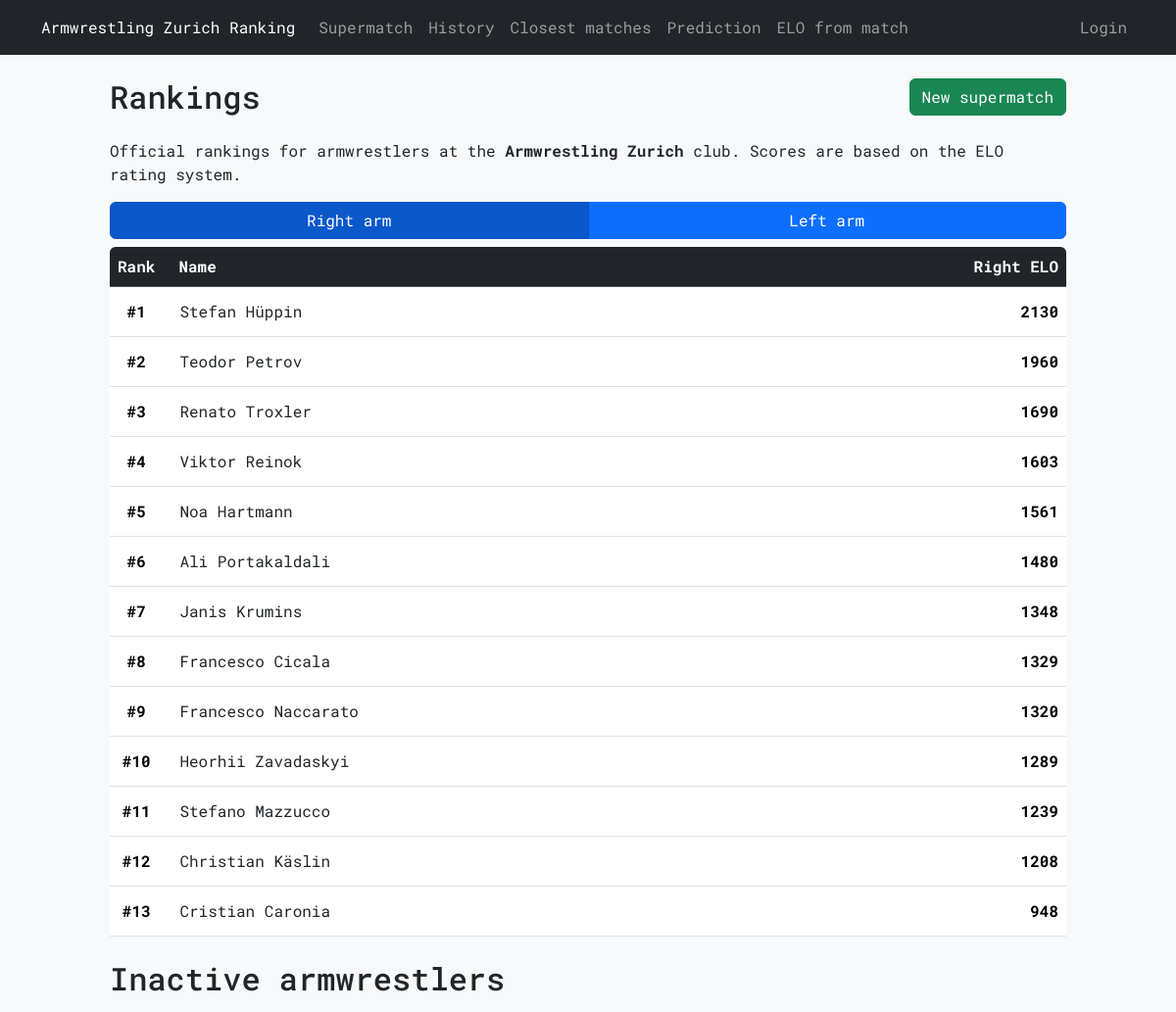
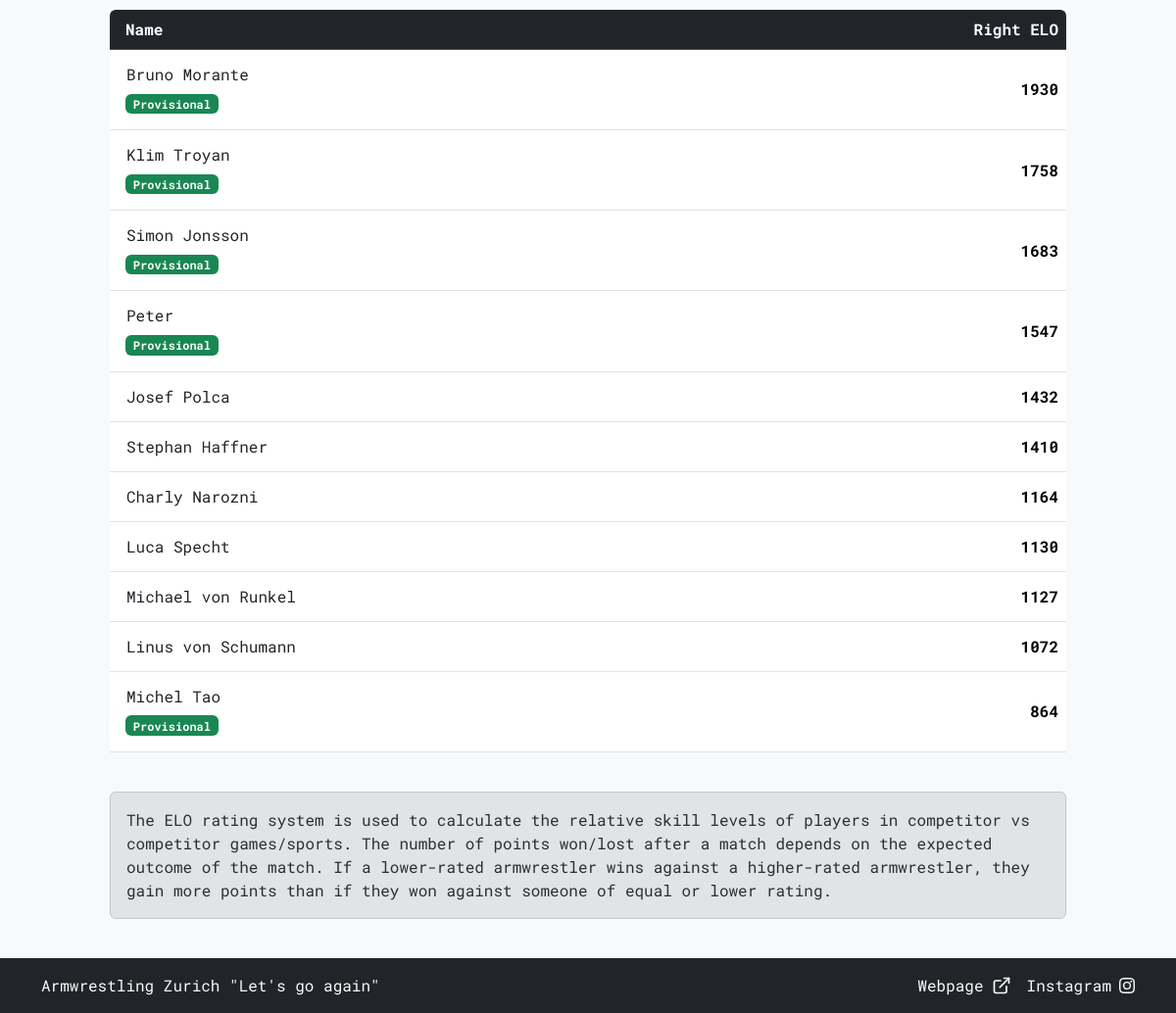
The page / on the database its author committed (2 pictures, top to bottom).
### tables this page shows
CREATE TABLE "armwrestlers" (
    id INTEGER PRIMARY KEY AUTOINCREMENT,
    name TEXT NOT NULL UNIQUE,
    right_elo INTEGER NOT NULL,
    left_elo INTEGER NOT NULL,
    right_rank INTEGER,
    left_rank INTEGER,
    added_by TEXT NOT NULL,
    active_until DATE NOT NULL,
    last_edited_by TEXT,
    FOREIGN KEY (added_by) REFERENCES users(username)
);

CREATE TABLE "armwrestler_badges" (
    armwrestler_id INTEGER NOT NULL,
    badge_id INTEGER NOT NULL,
    arm TEXT NOT NULL CHECK (arm IN ('right', 'left')),
    assigned_date DATE NOT NULL DEFAULT CURRENT_TIMESTAMP,
    assigned_by TEXT,
    PRIMARY KEY (armwrestler_id, badge_id, arm),
    FOREIGN KEY (armwrestler_id) REFERENCES armwrestlers(id) ON DELETE CASCADE,
    FOREIGN KEY (badge_id) REFERENCES badges(id) ON DELETE CASCADE
);

CREATE TABLE "badges" (
    id INTEGER PRIMARY KEY AUTOINCREMENT,
    name TEXT NOT NULL UNIQUE,
    color TEXT NOT NULL
);

### armelo_app.py (the view)
@app.route("/")
@app.route("/<any(right, left):arm>")
def ranking(arm='right'):
    rank_column = 'right_rank' if arm == 'right' else 'left_rank'
    elo_column = 'right_elo' if arm == 'right' else 'left_elo'
    current_user = session.get('username', None)
    update_ranks()
    active_armwrestlers = db_execute('''
        SELECT {0}, id, name, {1} FROM armwrestlers
        WHERE active_until >= DATE('now') ORDER BY {0} ASC
    '''.format(rank_column, elo_column))
    inactive_armwrestlers = db_execute('''
        SELECT id, name, {0} FROM armwrestlers
        WHERE active_until < DATE('now') ORDER BY {1} DESC
    '''.format(elo_column, elo_column))
    badge_data = db_execute('''
        SELECT armwrestler_badges.armwrestler_id, badges.name, badges.color
        FROM armwrestler_badges
        JOIN badges ON armwrestler_badges.badge_id = badges.id
        WHERE armwrestler_badges.arm = ?
    ''', arm)
    armwrestler_badges_dict = {}
    for aw_id, bname, bcolor in badge_data:
        if aw_id not in armwrestler_badges_dict:
            armwrestler_badges_dict[aw_id] = []
        armwrestler_badges_dict[aw_id].append((bname, bcolor))
    template_data = {
        'active_armwrestlers': active_armwrestlers,
        'inactive_armwrestlers': inactive_armwrestlers,
        'current_user': current_user,
        'arm': arm,
        'armwrestler_badges_dict': armwrestler_badges_dict
    }
    if request.headers.get('HX-Request'):
        return render_template('ranking_partial.html', **template_data)
    return render_template('ranking.html', **template_data)

### armelo_app.py (called while the page is built)
@app.context_processor
def inject_user():
    username = session.get('username')
    return dict(username=username)

### config.py (called while the page is built)
def get_db():
    db = getattr(g, '_database', None)
    if db is None:
        db = g._database = sqlite3.connect(DATABASE)
    return db

def db_execute(query, *args):
    db = get_db()
    cur = db.cursor()
    cur.execute(query, args)
    if query.strip().upper().startswith(("SELECT", "WITH")):
        rv = cur.fetchall()
        cur.close()
        return rv
    else:
        db.commit()
        cur.close()

### helpers.py (called while the page is built)
def update_ranks():
    query_update_ranks = '''
    WITH
        ranked_right AS (
            SELECT id, DENSE_RANK() OVER (ORDER BY right_elo DESC) AS right_rank
            FROM armwrestlers
            WHERE active_until >= DATE('now')
        ),
        ranked_left AS (
            SELECT id, DENSE_RANK() OVER (ORDER BY left_elo DESC) AS left_rank
            FROM armwrestlers
            WHERE active_until >= DATE('now')
        )
    UPDATE armwrestlers
    SET
        right_rank = (SELECT right_rank FROM ranked_right WHERE ranked_right.id = armwrestlers.id),
        left_rank = (SELECT left_rank FROM ranked_left WHERE ranked_left.id = armwrestlers.id);
    '''
    query_nullify_ranks = '''
    UPDATE armwrestlers SET right_rank = NULL, left_rank = NULL
    WHERE active_until < DATE('now');
    '''
    db_execute(query_update_ranks)
    db_execute(query_nullify_ranks)

### templates/ranking.html (shortened to what this page needs)
{% extends "layout.html" %}
{% block content %}
<div class="d-flex justify-content-between">
    <h2 class="mb-4">Rankings</h2>
    <form action="{{ url_for('supermatch') }}" method="POST">
        <button type="submit" class="btn btn-success">New supermatch</button>
    </form>
</div>
<p>Official rankings for armwrestlers at the <strong>Armwrestling Zurich</strong> club. Scores are based on the ELO rating system.</p>
<div id="rankings">
    {% include 'ranking_partial.html' %}
</div>
<div class="alert alert-secondary" role="alert">
    The ELO rating system is used to calculate the relative skill levels of players in competitor vs competitor games/sports.
    The number of points won/lost after a match depends on the expected outcome of the match.
    If a lower-rated armwrestler wins against a higher-rated armwrestler, they gain more points than if they won against someone of equal or lower rating.
</div>
{% endblock %}

### templates/ranking_partial.html (shortened to what this page needs)
<div class="btn-group btn-group-toggle mb-2 w-100" data-toggle="buttons">
    <a href="{{ url_for('ranking', arm='right') }}"
       class="btn btn-primary w-50 {{ 'active' if arm == 'right' else '' }}"
       role="button"
       hx-get="{{ url_for('ranking', arm='right') }}"
       hx-target="#rankings"
       hx-swap="innerHTML"
       aria-pressed="{{ 'true' if arm == 'right' else 'false' }}">Right arm</a>
    <a href="{{ url_for('ranking', arm='left') }}"
       class="btn btn-primary w-50 {{ 'active' if arm == 'left' else '' }}"
       role="button"
       hx-get="{{ url_for('ranking', arm='left') }}"
       hx-target="#rankings"
       hx-swap="innerHTML"
       aria-pressed="{{ 'true' if arm == 'left' else 'false' }}">Left arm</a>
</div>
<div class="table-responsive rounded mb-2">
    <table class="table table-hover">
        <thead class="table-dark">
            <tr>
                <th>Rank</th>
                <th class="ps-3 w-100">Name</th>
                <th class="text-end text-nowrap">{{ "Right ELO" if arm == 'right' else "Left ELO" }}</th>
            </tr>
        </thead>
        <tbody>
            {% for armwrestler in active_armwrestlers %}
            <tr>
                <td class="align-middle text-center"><strong>#{{ armwrestler[0] }}</strong></td>
                <td class="align-middle w-100">
                    <a href="{{ url_for('view_member', id=armwrestler[1]) }}" class="btn btn-generic text-start px-2 py-1 m-0">
                        {{ armwrestler[2] }}
                    </a>
                </td>
                <td class="align-middle text-end"><strong>{{ armwrestler[3] }}</strong></td>
            </tr>
            {% endfor %}
        </tbody>
    </table>
</div>
<h2 class="mb-4">Inactive armwrestlers</h2>
<div class="table-responsive rounded mb-4">
    <table class="table table-hover">
        <thead class="table-dark">
            <tr>
                <th class="ps-3 w-100">Name</th>
                <th class="text-end text-nowrap">{{ "Right ELO" if arm == 'right' else "Left ELO" }}</th>
            </tr>
        </thead>
        <tbody>
            {% for armwrestler in inactive_armwrestlers %}
            <tr>
                <td class="align-middle w-100">
                    <a href="{{ url_for('view_member', id=armwrestler[0]) }}" class="btn btn-generic text-start px-2 py-1 m-0">
                        {{ armwrestler[1] }}
                    </a>
                    {% if armwrestler[0] in armwrestler_badges_dict %}
                        <div>
                        {% for bname, bcolor in armwrestler_badges_dict[armwrestler[0]] %}
                            <span class="badge ms-2 mb-2 {{ bcolor }}">{{ bname }}</span>
                        {% endfor %}
                        </div>
                    {% endif %}
                </td>
                <td class="align-middle text-end"><strong>{{ armwrestler[2] }}</strong></td>
            </tr>
            {% endfor %}
        </tbody>
    </table>
</div>

### static/styles.css (style rules this page uses)
* { font-family: 'Roboto Mono', monospace; }
html, body { height: 100%; scrollbar-width: none; -ms-overflow-style: none; }
body { display: flex; flex-direction: column; }
.btn-generic { --bs-btn-bg: transparent; --bs-btn-border-color: transparent; --bs-btn-hover-bg: transparent; --bs-btn-hover-border-color: var(--bs-secondary); --bs-btn-active-border-color: var(--bs-secondary); --bs-btn-active-bg: transparent; }

### rows shown on the page
armwrestlers: right_rank "1", name "Stefan Hüppin", right_elo "2130"
armwrestlers: right_rank "2", name "Teodor Petrov", right_elo "1960"
armwrestlers: right_rank "3", name "Renato Troxler", right_elo "1690"
armwrestlers: right_rank "4", name "Viktor Reinok", right_elo "1603"
armwrestlers: right_rank "5", name "Noa Hartmann", right_elo "1561"
armwrestlers: right_rank "6", name "Ali Portakaldali", right_elo "1480"
armwrestlers: right_rank "7", name "Janis Krumins", right_elo "1348"
armwrestlers: right_rank "8", name "Francesco Cicala", right_elo "1329"
armwrestlers: right_rank "9", name "Francesco Naccarato", right_elo "1320"
armwrestlers: right_rank "10", name "Heorhii Zavadaskyi", right_elo "1289"
armwrestlers: right_rank "11", name "Stefano Mazzucco", right_elo "1239"
armwrestlers: right_rank "12", name "Christian Käslin", right_elo "1208"
armwrestlers: right_rank "13", name "Cristian Caronia", right_elo "948"
armwrestlers: name "Bruno Morante", right_elo "1930"
armwrestler_badges: name "Provisional"
armwrestlers: name "Klim Troyan", right_elo "1758"
armwrestler_badges: name "Provisional"
armwrestlers: name "Simon Jonsson", right_elo "1683"
armwrestler_badges: name "Provisional"
armwrestlers: name "Peter", right_elo "1547"
armwrestler_badges: name "Provisional"
armwrestlers: name "Josef Polca", right_elo "1432"
armwrestlers: name "Stephan Haffner", right_elo "1410"
armwrestlers: name "Charly Narozni", right_elo "1164"
armwrestlers: name "Luca Specht", right_elo "1130"
armwrestlers: name "Michael von Runkel", right_elo "1127"
armwrestlers: name "Linus von Schumann", right_elo "1072"
armwrestlers: name "Michel Tao", right_elo "864"
armwrestler_badges: name "Provisional"

### other values the page prints
{{ "Right ELO" if arm == 'right' else "Left ELO" }} "Right ELO"
